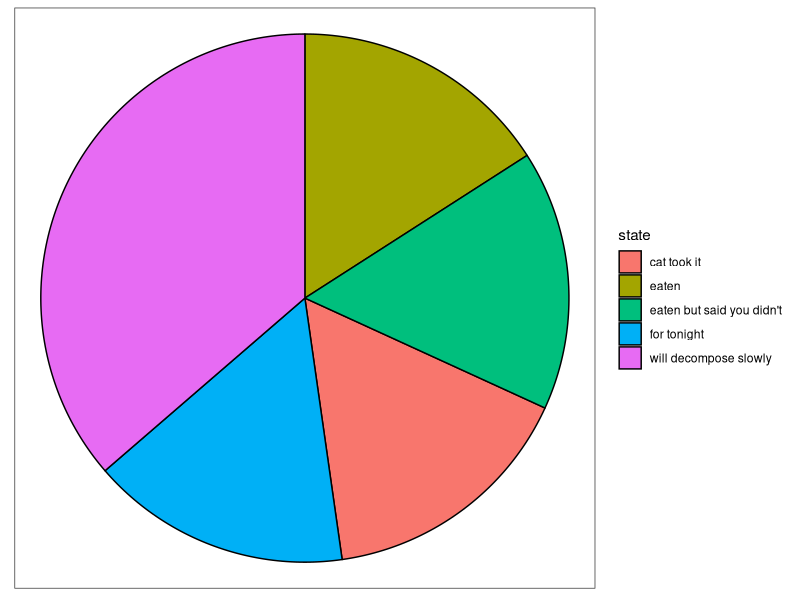
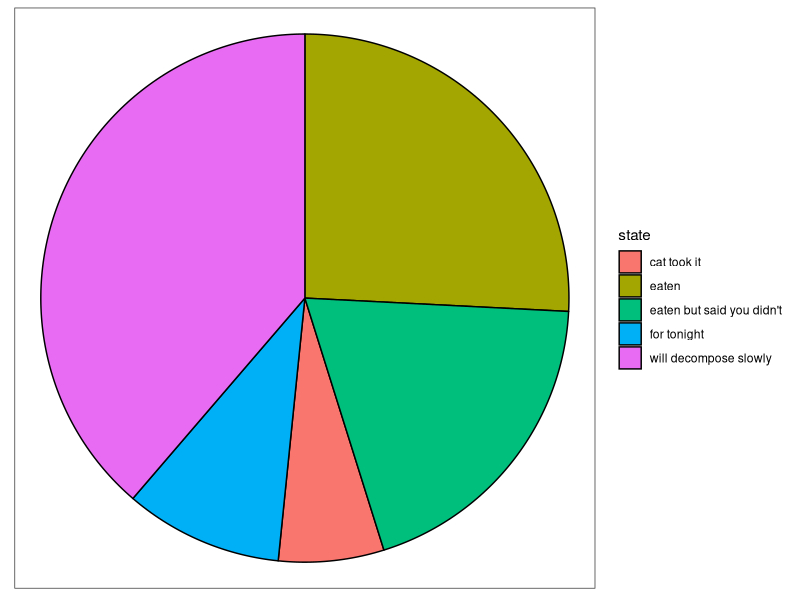
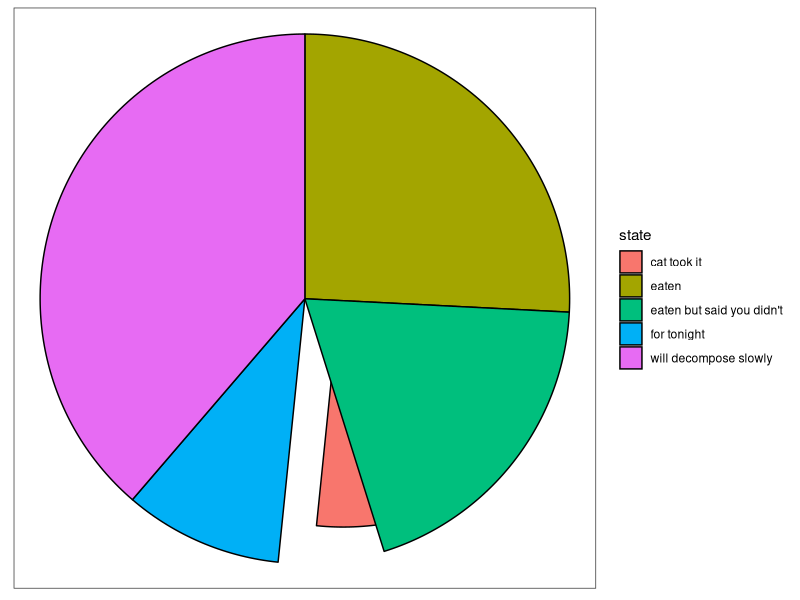
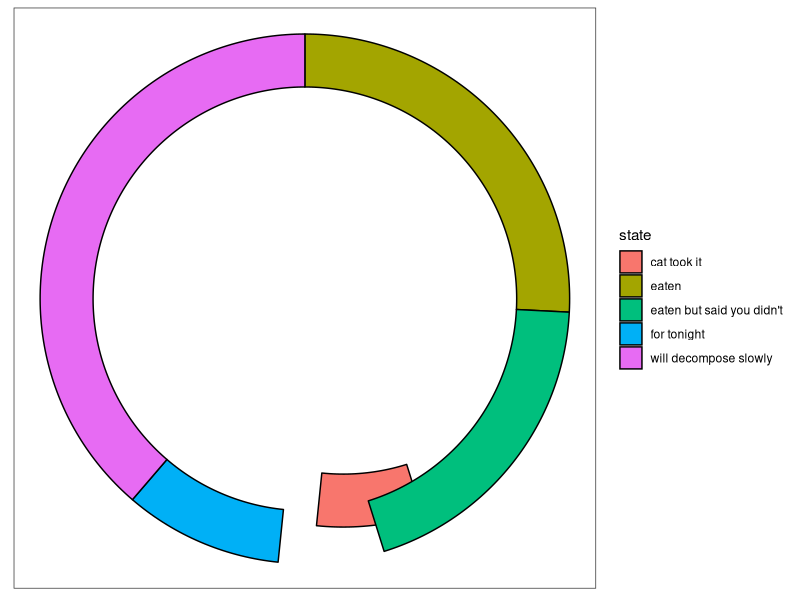

Source code (R) for these figures, in order: (Note: this script raises an error after producing the figures.)
## ---- chunk 1
library(ggforce)
## ---- chunk 2
# We'll start by defining some dummy data
pie <- data.frame(
    state = c('eaten', 'eaten but said you didn\'t', 'cat took it', 
              'for tonight', 'will decompose slowly'),
    focus = c(0.2, 0, 0, 0, 0),
    start = c(0, 1, 2, 3, 4),
    end = c(1, 2, 3, 4, 2*pi),
    amount = c(4,3, 1, 1.5, 6),
    stringsAsFactors = FALSE
)

p <- ggplot() + theme_no_axes() + coord_fixed()

# For low level control you define the start and end angles yourself
p + geom_arc_bar(aes(x0 = 0, y0 = 0, r0 = 0, r = 1, start = start, end = end, 
                     fill = state),
                 data = pie)

# But often you'll have values associated with each wedge. Use stat_pie then
p + geom_arc_bar(aes(x0 = 0, y0 = 0, r0 = 0, r = 1, amount = amount, 
                     fill = state),
                 data = pie, stat = 'pie')

# The wedges can be exploded away from the centre using the explode aesthetic
p + geom_arc_bar(aes(x0 = 0, y0 = 0, r0 = 0, r = 1, amount = amount, 
                     fill = state, explode = focus),
                 data = pie, stat = 'pie')

# And a donut can be made by setting r0 to something > 0
p + geom_arc_bar(aes(x0 = 0, y0 = 0, r0 = 0.8, r = 1, amount = amount, 
                     fill = state, explode = focus),
                 data = pie, stat = 'pie')

## ---- chunk 3
# Get the flare class hierarchy
data('flare', package = 'ggforce')

# Convert to an edgelist of dependencies
flareH <- strsplit(flare$name, '.', fixed = TRUE)
edges <- data.frame(
    from = character(), 
    to = character(), 
    stringsAsFactors = FALSE
)

while (TRUE) {
    flareH <- flareH[lengths(flareH) > 1]
    if (length(flareH) == 0) break
    connect <- unique(lapply(flareH, `[`, i = 1:2))
    edges <- rbind(edges, data.frame(
        from = sapply(connect, `[`, i = 1), 
        to = sapply(connect, `[`, i = 2), 
        stringsAsFactors = FALSE
        )
    )
    flareH <- lapply(flareH, `[`, i = -1)
}

# Create graph and define layout function
gr <- igraph::graph_from_edgelist(as.matrix(edges))
layout_cluster <- function(gr) {
    nodes <- data.frame(
        x = rep(NA_real_, igraph::gorder(gr)), 
        y = rep(NA_real_, igraph::gorder(gr)), 
        leaf = igraph::degree(gr, mode = 'out') == 0, 
        stringsAsFactors = FALSE
    )
    startnode <- which(igraph::degree(gr, mode = 'in') == 0)
    recurse_layout <- function(gr, node, layout) {
        children <- as.numeric(igraph::neighbors(gr, node, 'out'))
        if (length(children) == 0) {
            x <- if (all(is.na(layout$x[layout$leaf]))) {
                1
            } else {
                max(layout$x[layout$leaf], na.rm = TRUE) + 1
            }
            layout$x[node] <- x
            layout$y[node] <- 0
            layout
        } else {
            childrenMissing <- children[is.na(layout$x[children])]
            for (i in childrenMissing) {
                layout <- recurse_layout(gr, i, layout)
            }
            layout$x[node] <- mean(layout$x[children])
            layout$y[node] <- max(layout$y[children]) + 1
            layout
        }
    }
    recurse_layout(gr, startnode, nodes)
}

# Calculate and refine the layout, we'll use a radial layout
layout <- layout_cluster(gr)
layout$angle[layout$leaf] <- layout[layout$leaf,'x']/221 * -360 - 270 %% 360
layout$label <- rownames(layout)
radial <- radial_trans(rev(range(layout$y)), range(layout$x) + c(0, 1))
layoutR <- radial$transform(layout$y, layout$x)
layout$x <- layoutR$x
layout$y <- layoutR$y
layout$angle[layout$leaf & layout$x < 0] <- 
    layout$angle[layout$leaf & layout$x < 0] + 180

# Get the paths for all dependencies
paths <- do.call(rbind, lapply(seq_len(nrow(flare)), function(i) {
    imports <- sapply(
        strsplit(flare$imports[[i]], '.', fixed = TRUE), 
        tail, 
        n = 1
    )
    do.call(rbind, lapply(imports, function(j) {
        path <- igraph::all_simple_paths(gr, flare$shortName[i], j, mode = 'all')
        path <- as.numeric(path[[which.min(lengths(path))]])
        data.frame(
            x = layout[path, 1], 
            y = layout[path, 2], 
            group = paste0(flare$shortName[i], '->', j)
        )
    }))
}))

# Now for the plotting
ggplot() + 
    coord_fixed() + theme_void() + # Setup plot
    # Add edge bundles
    geom_edge_bundle(aes(x = x, y = y, group = group, colour = ..index..), 
                     data = paths, alpha = 0.2, tension = 0.9) + 
    # Add labels to the leafs
    geom_text(aes(x = x, y = y, label = label, angle = angle, vjust = 0.5, 
                  hjust = ifelse(x < 0, 1, 0)), 
              data = layout[layout$leaf,], size = 2.5) + 
    # Format scales and make room for the labels
    scale_color_gradient(low='goldenrod', high='firebrick', guide='none') + 
    expand_limits(x=c(-1.3, 1.3), y=c(-1.3, 1.3))
## ---- chunk 4
ggplot() + 
    coord_fixed() + theme_void() + 
    geom_edge_bundle(aes(x = x, y = y, group = group, colour = ..index..), 
                     data = paths, alpha = 0.2, tension = 0) + 
    geom_text(aes(x = x, y = y, label = label, angle = angle, vjust = 0.5, 
                  hjust = ifelse(x < 0, 1, 0)), 
              data = layout[layout$leaf,], size = 2.5) + 
    scale_color_gradient(low='goldenrod', high='firebrick', guide='none') + 
    expand_limits(x=c(-1.3, 1.3), y=c(-1.3, 1.3))
## ---- chunk 5
layout <- layout_cluster(gr)
layout$label <- rownames(layout)

paths <- do.call(rbind, lapply(seq_len(nrow(flare)), function(i) {
    imports <- sapply(
        strsplit(flare$imports[[i]], '.', fixed = TRUE), 
        tail, 
        n = 1
    )
    do.call(rbind, lapply(imports, function(j) {
        path <- igraph::all_simple_paths(gr, flare$shortName[i], j, mode = 'all')
        path <- as.numeric(path[[which.min(lengths(path))]])
        data.frame(
            x = layout[path, 1], 
            y = layout[path, 2], 
            group = paste0(flare$shortName[i], '->', j)
        )
    }))
}))

ggplot() + 
    theme_void() + 
    geom_edge_bundle(aes(x = x, y = y, group = group, colour = ..index..), 
                     data = paths, alpha = 0.2, tension = 0.9) + 
    geom_text(aes(x = x, y = y, label = label, angle = 45, vjust = 0.5, 
                  hjust = 1), 
              data = layout[layout$leaf,], size = 1.5) + 
    scale_color_gradient(low='goldenrod', high='firebrick', guide='none')
